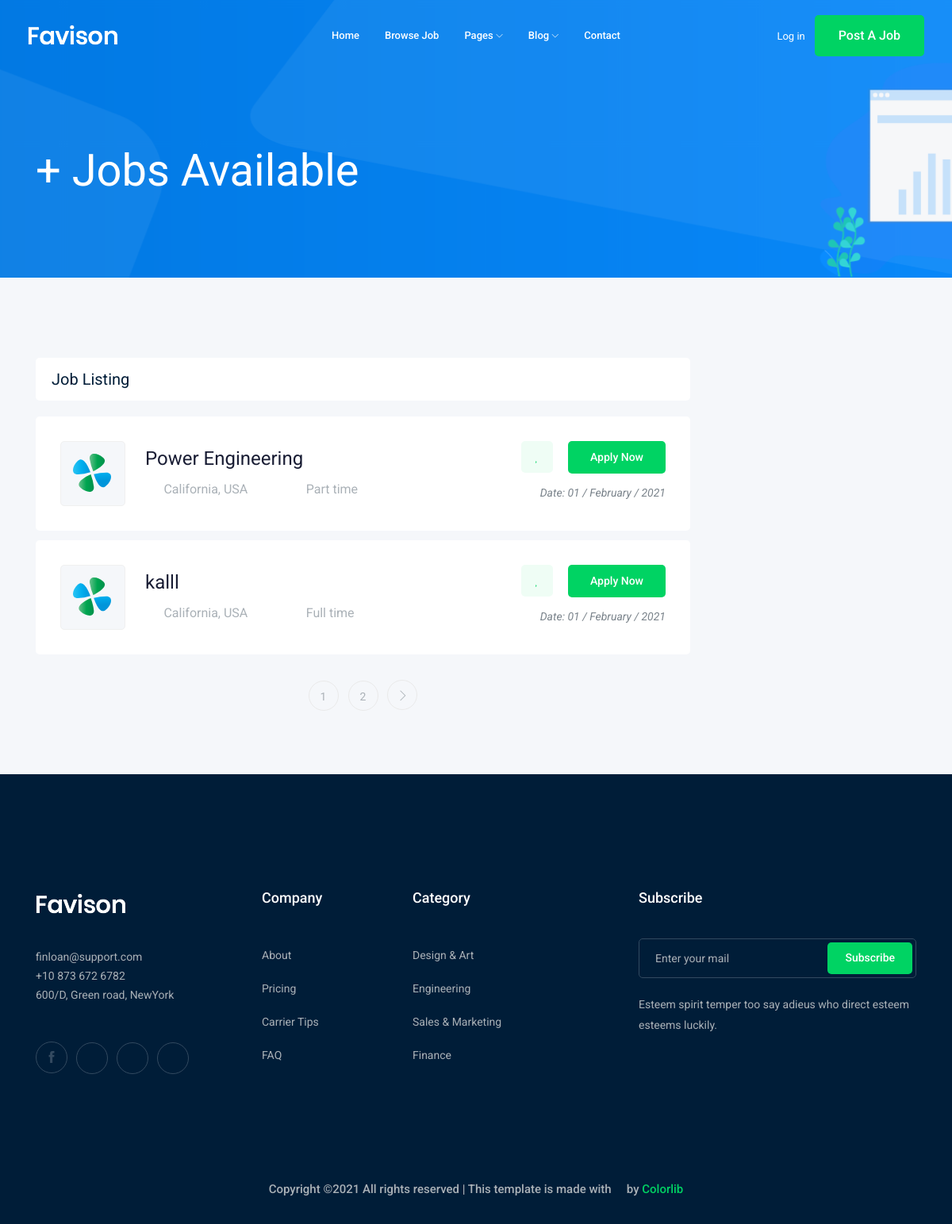
The app's page /jobs/, older data.
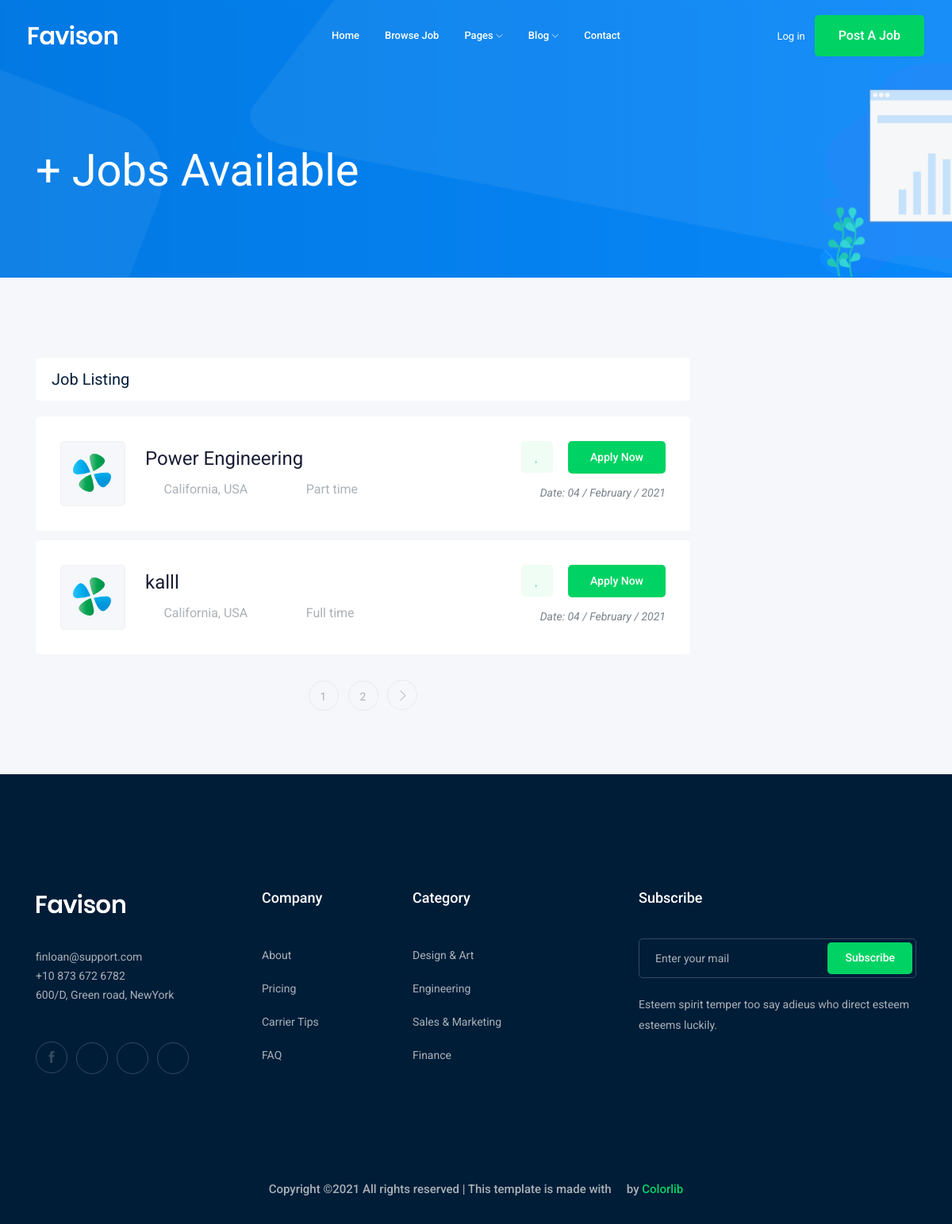
The same page, newer data.
### job/models.py (models this page shows, shortened)
class Job(models.Model):
    title=models.CharField(max_length=50)
    job_type=models.CharField(max_length=10,choices=worktime)
    description=models.TextField(max_length=500)
    date=models.DateTimeField(auto_now=True)
    Vacancy=models.IntegerField(default=1)
    salary=models.IntegerField(default=0)
    experience=models.IntegerField()
    category=models.ForeignKey('Category',on_delete=models.CASCADE)
    image =models.ImageField(upload_to =image_upload)
    slug=models.SlugField(null=True,blank=True)
    def __str__(self):
        return(self.title)

### job/views.py (the view)
# urls.py: path('',views.job_list),
def job_list(request):
    job_list=Job.objects.all()
    paginator = Paginator(job_list,2) # Show 2 contacts per page.
    page_number = request.GET.get('page')
    page_obj = paginator.get_page(page_number)
    contaxt={'jobs':page_obj}
    return render(request,'job/job_list.html',contaxt)

### job/templates/job/job_list.html (shortened to what the changed rows need)
<!doctype html>
{% load static %}
<html class="no-js'%}" lang="zxx">
<head>
    <link rel="stylesheet" href="{%static 'css/bootstrap.min.css'%}">
    <link rel="stylesheet" href="{%static 'css/owl.carousel.min.css'%}">
    <link rel="stylesheet" href="{%static 'css/magnific-popup.css'%}">
    <link rel="stylesheet" href="{%static 'css/font-awesome.min.css'%}">
    <link rel="stylesheet" href="{%static 'css/themify-icons.css'%}">
    <link rel="stylesheet" href="{%static 'css/nice-select.css'%}">
    <link rel="stylesheet" href="{%static 'css/flaticon.css'%}">
    <link rel="stylesheet" href="{%static 'css/jquery-ui.css'%}">
    <link rel="stylesheet" href="{%static 'css/gijgo.css'%}">
    <link rel="stylesheet" href="{%static 'css/animate.min.css'%}">
    <link rel="stylesheet" href="{%static 'css/slicknav.css'%}">
    <link rel="stylesheet" href="{%static 'css/style.css'%}">
</head>
<body>
    <div class="job_listing_area plus_padding">
        <div class="container">
            <div class="row">
                <div class="col-lg-9">
                    <div class="job_lists m-0">
                        <div class="row">
                            {% for i in jobs %}
                            <div class="col-lg-12 col-md-12">
                                <div class="single_jobs white-bg d-flex justify-content-between">
                                    <div class="jobs_left d-flex align-items-center">
                                        <div class="thumb">
                                            <img src="img/svg_icon/1.svg" alt="">
                                        </div>
                                        <div class="jobs_conetent">
                                            <a href="{% url 'job_path:detail' i.slug %}"><h4>{{i}}</h4></a>
                                            <div class="links_locat d-flex align-items-center">
                                                <div class="location">
                                                    <p> <i class="fa fa-map-marker"></i> California, USA</p>
                                                </div>
                                                <div class="location">
                                                    <p> <i class="fa fa-clock-o"></i> {{i.job_type}} </p>
                                                </div>
                                            </div>
                                        </div>
                                    </div>
                                    <div class="jobs_right">
                                        <div class="apply_now">
                                            <a class="heart_mark" href="#"> <i class="fa fa-heart"></i> </a>
                                            <a href="{% url 'job_path:detail' i.slug %}" class="boxed-btn3">Apply Now</a>
                                        </div>
                                        <div class="date">
                                            <p>Date: {{i.date|date:'d / F / Y'}} </p>
                                        </div>
                                    </div>
                                </div>
                            </div>
                            {% endfor %}
                        </div>
                    </div>
                </div>
            </div>
        </div>
    </div>
</body>
</html>

Row changes from the older to the newer data that the page shows:
changed Job "Power Engineering": date "01 / February / 2021" → "04 / February / 2021"
changed Job "kalll": date "01 / February / 2021" → "04 / February / 2021"
